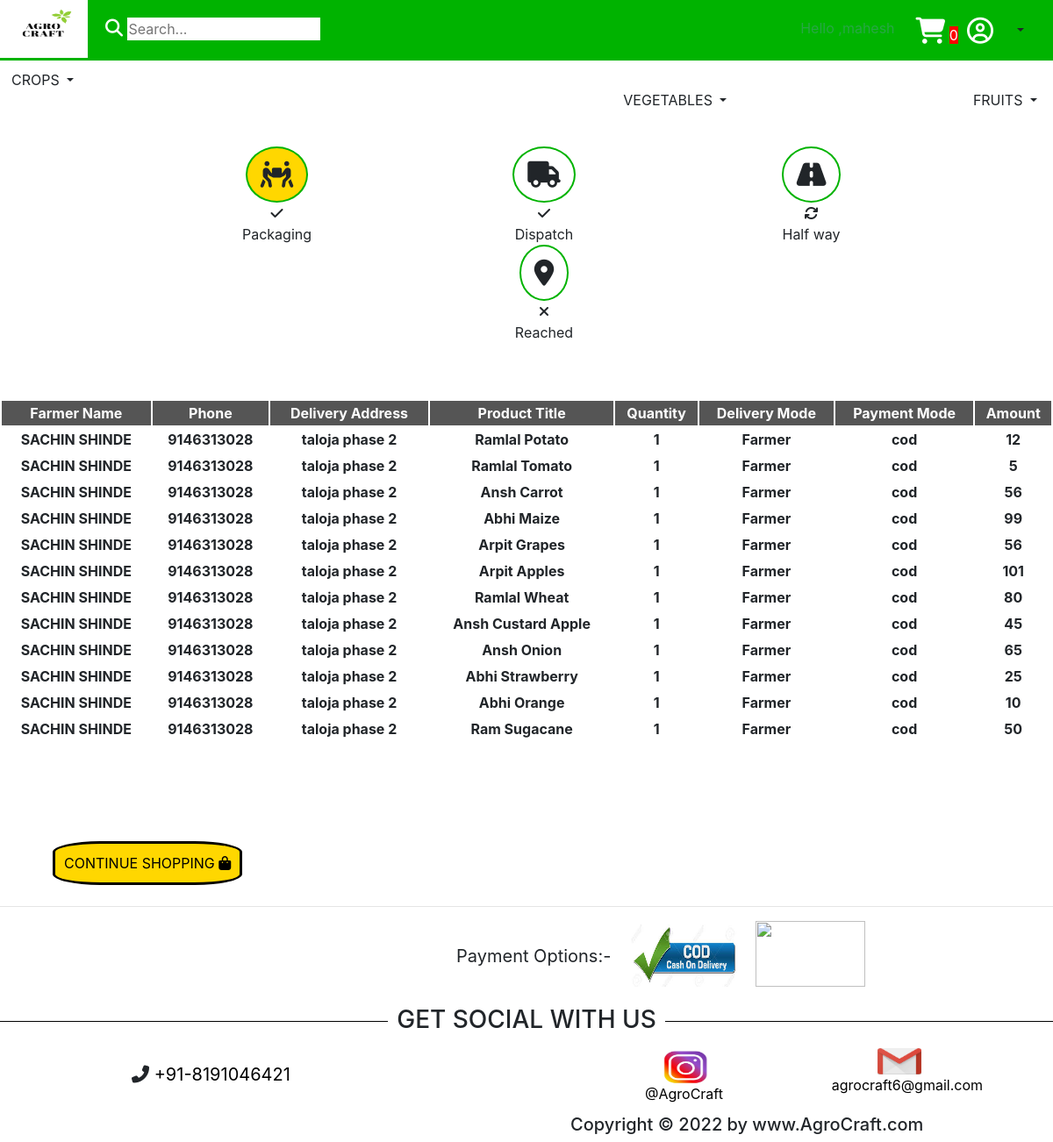
Screenshot of /agri/BuyerPortal/BuyerTransactions.php (signed in) with the database file from the repository.
### tables this page shows
CREATE TABLE `orders` (
  `order_id` int(255) NOT NULL,
  `product_id` int(255) NOT NULL,
  `qty` int(255) NOT NULL,
  `address` varchar(255) NOT NULL,
  `delivery` varchar(10) NOT NULL,
  `phonenumber` bigint(10) NOT NULL,
  `total` int(10) NOT NULL,
  `payment` varchar(10) NOT NULL,
  `buyer_phonenumber` bigint(10) NOT NULL
);

CREATE TABLE `farmerregistration` (
  `farmer_id` int(255) NOT NULL,
  `farmer_name` varchar(255) NOT NULL,
  `farmer_phone` bigint(10) NOT NULL,
  `farmer_address` text NOT NULL,
  `farmer_state` varchar(50) NOT NULL,
  `farmer_district` varchar(50) NOT NULL,
  `farmer_pan` varchar(10) NOT NULL,
  `farmer_bank` int(16) NOT NULL,
  `farmer_password` varchar(100) NOT NULL
);

CREATE TABLE `products` (
  `product_id` int(100) NOT NULL,
  `farmer_fk` int(255) NOT NULL,
  `product_title` varchar(100) NOT NULL,
  `product_cat` varchar(100) NOT NULL,
  `product_type` varchar(100) NOT NULL,
  `product_expiry` varchar(25) NOT NULL,
  `product_image` text NOT NULL,
  `product_stock` int(100) NOT NULL,
  `product_price` int(100) NOT NULL,
  `product_desc` text NOT NULL,
  `product_keywords` text NOT NULL,
  `product_delivery` varchar(5) NOT NULL
);

### agri/BuyerPortal/BuyerTransactions.php (the view, shortened to what this page needs)
<!-- <?php
     include("../Functions/functions.php");
     ?> -->
<!DOCTYPE html>
<html>
<head>
     <link rel="stylesheet" href="https://cdnjs.cloudflare.com/ajax/libs/font-awesome/4.7.0/css/font-awesome.min.css">
     <link rel="stylesheet" href="../portal_files/bootstrap.min.css">
</head>
<body>
     <div class="header">
          <a href="BuyerHomepage.php"><img id="logo" src="../portal_files/logo.jpg"></a>
          <div class="search_input">
               <form action="SearchResults.php" method="get" enctype="multipart/form-data">
                    <i class="fas fa-search" style="font-size:20px;color:white; "></i>
                    <input type="text" id="input1" name="search" placeholder="Search...">
               </form>
          </div>
          <div class="dropdown">
               <button class="btn btn-default dropdown-toggle" type="button" id="menu1" class="dric" data-toggle="dropdown" style="margin-top:-5px;"> </span></button>
          </div>
          <div class="proicon">
               <?php
               if (!isset($_SESSION['phonenumber'])) {
                    echo "<a href='../auth/BuyerLogin.php'> <i class='far fa-user-circle' style='font-size:30px; color: white'></i></a>";
               } else {
                    echo "<a href='BuyerProfile.php'> <i class='far fa-user-circle' style='font-size:30px; color: white'></i></a>";
               }
               ?>
          </div>
          <div class="icon2">
               <a href="CartPage.php"> <i class="fa" style="font-size:30px; color:white ;">&#61562;</i></a>
               <span id="icon"> <?php echo totalItems(); ?> </span>
          </div>
          <div class="loginz">
          </div>
          <div class="filter">
               <button class="filterbutton " onclick="display()">Filter
                    <i class="fas fa-filter"></i></button>
          </div>
     </div>
     <div class="headerdown">
          <div id="show">
               <div class="sel1 sel">
                    <button class="btn btn-default dropdown-toggle" type="button" id="menu1" data-toggle="dropdown">CROPS
                         <span class="caret"></span></button>
               </div>
               <div class="sel2 sel">
                    <button class="btn btn-default dropdown-toggle" type="button" id="menu1" data-toggle="dropdown">VEGETABLES </i>
                         <span class="caret"></span></button>
               </div>
               <div class="sel3 sel">
                    <button class="btn btn-default dropdown-toggle" type="button" id="menu1" data-toggle="dropdown">FRUITS </i>
                         <span class="caret"></span></button>
               </div>
          </div>
     </div>
     <br><br>
     <ul class="ash">
          <li class="ash1"> <i class='fas fa-people-carry order order1 '></i>
               <br><i class="fa fa-check aria" aria-hidden="true"></i><br>Packaging
          </li>
          <li class="ash1"> <i class="fas fa-truck order order2"></i>
               <br><i class="fa fa-check aria" aria-hidden="true"></i><br>Dispatch
          </li>
          <li class="ash1"> <i class="fas fa-road order order3"></i>
               <br><i class="fa fa-refresh aria" aria-hidden="true"></i>
               <br>Half way </li>
          <li class="ash1"><i class="fas fa-map-marker-alt order order4"></i><br><i class="fa fa-times aria" aria-hidden="true"></i>
               <br>Reached
          </li>
     </ul>
     <br>
     <br>
     <table class=tab>
          <thead align="center" class=tableyhead>
               <th class=thy>Farmer Name</th>
               <th class=thy>Phone</th>
               <th class=thy>Delivery Address</th>
               <th class=thy>Product Title</th>
               <th class=thy>Quantity</th>
               <th class=thy>Delivery Mode</th>
               <th class=thy>Payment Mode</th>
               <th class=thy>Amount</th>
          </thead>
          <?php
          $sess_phone_number = $_SESSION['phonenumber'];
          $check_query = "select * from orders where phonenumber = $sess_phone_number ";
          $run = mysqli_query($con, $check_query);
          if ($run) {
               while ($rows = mysqli_fetch_array($run)) {
                    $deliveryMode = $rows['delivery'];
                    $amount = $rows['total'];
                    $address = $rows['address'];
                    $qty = $rows['qty'];
                    $payment = $rows['payment'];
                    $product_id = $rows['product_id'];
                    $farmer_query = "select * from products where product_id = $product_id ";
                    $farmer_run = mysqli_query($con, $farmer_query);
                    while ($row = mysqli_fetch_array($farmer_run)) {
                         $farmer_id = $row['farmer_fk'];
                         $title = $row['product_title'];
                    }
                    $farmer_details = "select * from farmerregistration where farmer_id = $farmer_id ";
                    $details_run = mysqli_query($con, $farmer_details);
                    while ($detail = mysqli_fetch_array($details_run)) {
                         $farmer_name = $detail['farmer_name'];
                         $farmer_phone = $detail['farmer_phone'];
                    }
          ?>
                    <tr align="center" class=trow>
                         <th align="center"><?php echo $farmer_name; ?></th>
                         <th align="center"><?php echo $farmer_phone; ?></th>
                         <th align="center"><?php echo $address; ?></th>
                         <th align="center"><?php echo $title; ?></th>
                         <th align="center"><?php echo $qty; ?></th>
                         <th align="center"><?php echo $deliveryMode; ?></th>
                         <th align="center"><?php echo $payment; ?></th>
                         <th align="center"><?php echo $amount; ?></th>
                    </tr>
          <?php
               }
          }
          ?>
     </table>
     <br><br><br>
     <a href="BuyerHomepage.php" style="color:black;margin-left:5%;"><label class="cont">CONTINUE SHOPPING <i class="fas fa-shopping-bag"></i></label></a>
     <div class="footer">
          <hr>
          <label class="payment">Payment Options:-</label>
          <div class="cash"><img src="../Images/Website/cash.jpg" height="75px" width="125px"></div>
          <div class="patym"><img src="../Images/Website/petm.jpg" height="75px" width="125px"></div>
     </div><br><br>
     <h3><span> GET SOCIAL WITH US </span></h3>
     <div class="morefooter">
          <div class="call">
               <i class="fas fa-phone-alt call_color"></i>
               <a href="#" style="color:black;">+91-8191046421</a>
          </div>
          <div class="instagram"><img src="../Images/Website/Insta.jpg" height="45px" width="60px">
          </div>
          <div class="gmail">
               <img src="../Images/Website/gmail.jpg" height="30px" width="50px">
          </div>
     </div>
     <div class="instaid">
          <div class="text"><a href="#" style="color:black;">@AgroCraft</a></div>
          <div class="gmailid">
               <a href="#" class="hypher" style="color:black;">agrocraft6@gmail.com</a></div>
     </div>
     <div class="copy">
          <h5 style="test-align:center; padding-top:40px;margin-left:650px; background-color:'grey';">Copyright &copy; 2022 by www.AgroCraft.com</h5>
     </div>
</body>
</html>

### agri/BuyerPortal/BuyerTransactions.php (style rules this page uses)
* { margin: 0; box-sizing: border-box; }
.header { position: sticky; z-index: 100; top: 0rem; height: 69px; width: 100%; background-color: #00b300; }
#logo { height: 66px; width: 100px; text-align: left; float: left; }
.search_input { clear: none; float: left; margin-left: 20px; margin-top: 20px; }
.proicon { float: right; margin-right: 10px; margin-top: 20px; }
#icon { background-color: red; color: white; }
.dropdown { float: right; margin-right: 20px; margin-top: 20px; }
.icon2 { float: right; margin-right: 10px; margin-top: 20px; }
.filter { float: right; margin-right: 800px; margin-top: 15px; background-color: transparent; color: black; }
.filterbutton { background-color: transparent; border: none; margin-top: 5px; color: white; }
.loginz { float: right; margin-right: 20px; margin-top: 20px; }
.headerdown { background-color: transparent; height: 50px; width: 100%; }
.sel1 { color: green; float: left; margin-top: 3px; }
.sel2 { border-color: green; color: green; float: left; margin-left: 600px; margin-top: 3px; }
.sel3 { font-size: 20px; margin-top: 3px; float: right; margin-right: 5px; }
#input1 { width: 220px; border: none; }
.footer { height: 70px; width: 100%; clear: both; }
.payment { float: left; margin-left: 520px; font-size: 20px; margin-top: 25px; }
.cash { float: left; margin-top: 0px; margin-left: 20px; margin-right: 20px; }
h3 { width: 100%; text-align: center; border-bottom: 1px solid #000; line-height: 0.1em; margin: 10px 0 20px; }
h3 span { background: #fff; padding: 0 10px; }
.morefooter { height: 100px; width: 100%; background-color: white; }
.call { float: left; font-size: 20px; margin-left: 150px; margin-top: 25px; }
.gmail { margin-top: 10px; float: right; margin-right: 150px; }
.instagram { margin-top: 10px; float: left; margin-left: 420px; }
.instaid { height: 10px; width: 100%; }
.text { float: left; margin-left: 735px; margin-top: -50px; }
.gmailid { float: right; margin-right: 80px; margin-top: -60px; }
.copy { float: left; margin-top: -65px; }
.tab { width: 100%; border-style: solid; border-width: 2px; padding: 2px; }
th { border-color: white; border-style: solid; border-width: 2px; padding: 2px; }
.tableyhead { color: red; }
.thy { background-color: #555; color: white; }
.trow { align-content: center; }
.cont { border-radius: 25%; border-style: solid; background-color: #FFD700; padding: 10px; margin-top: 40px; transition: 1s; }
.order { font-size: 30px; border-color: #00b300; border-style: solid; border-radius: 100%; padding: 15px; border-width: 2px; }
.order1 { background-color: #FFD700; }
ul { list-style: none; text-align: center; }
.ash1 { width: 300px; text-align: center; display: inline-block; }

### rows the page displays
orders: farmerregistration.farmer_name "SACHIN SHINDE", farmerregistration.farmer_phone "9146313028", address "taloja phase 2", product.product_title "Ramlal Potato", qty "1", delivery "Farmer", payment "cod", total "12"
orders: farmerregistration.farmer_name "SACHIN SHINDE", farmerregistration.farmer_phone "9146313028", address "taloja phase 2", product.product_title "Ramlal Tomato", qty "1", delivery "Farmer", payment "cod", total "5"
orders: farmerregistration.farmer_name "SACHIN SHINDE", farmerregistration.farmer_phone "9146313028", address "taloja phase 2", product.product_title "Ansh Carrot", qty "1", delivery "Farmer", payment "cod", total "56"
orders: farmerregistration.farmer_name "SACHIN SHINDE", farmerregistration.farmer_phone "9146313028", address "taloja phase 2", product.product_title "Abhi Maize", qty "1", delivery "Farmer", payment "cod", total "99"
orders: farmerregistration.farmer_name "SACHIN SHINDE", farmerregistration.farmer_phone "9146313028", address "taloja phase 2", product.product_title "Arpit Grapes", qty "1", delivery "Farmer", payment "cod", total "56"
orders: farmerregistration.farmer_name "SACHIN SHINDE", farmerregistration.farmer_phone "9146313028", address "taloja phase 2", product.product_title "Arpit Apples", qty "1", delivery "Farmer", payment "cod", total "101"
orders: farmerregistration.farmer_name "SACHIN SHINDE", farmerregistration.farmer_phone "9146313028", address "taloja phase 2", product.product_title "Ramlal Wheat", qty "1", delivery "Farmer", payment "cod", total "80"
orders: farmerregistration.farmer_name "SACHIN SHINDE", farmerregistration.farmer_phone "9146313028", address "taloja phase 2", product.product_title "Ansh Custard Apple", qty "1", delivery "Farmer", payment "cod", total "45"
orders: farmerregistration.farmer_name "SACHIN SHINDE", farmerregistration.farmer_phone "9146313028", address "taloja phase 2", product.product_title "Ansh Onion", qty "1", delivery "Farmer", payment "cod", total "65"
orders: farmerregistration.farmer_name "SACHIN SHINDE", farmerregistration.farmer_phone "9146313028", address "taloja phase 2", product.product_title "Abhi Strawberry", qty "1", delivery "Farmer", payment "cod", total "25"
orders: farmerregistration.farmer_name "SACHIN SHINDE", farmerregistration.farmer_phone "9146313028", address "taloja phase 2", product.product_title "Abhi Orange", qty "1", delivery "Farmer", payment "cod", total "10"
orders: farmerregistration.farmer_name "SACHIN SHINDE", farmerregistration.farmer_phone "9146313028", address "taloja phase 2", product.product_title "Ram Sugacane", qty "1", delivery "Farmer", payment "cod", total "50"

### other values shown
totalItems() "0"
